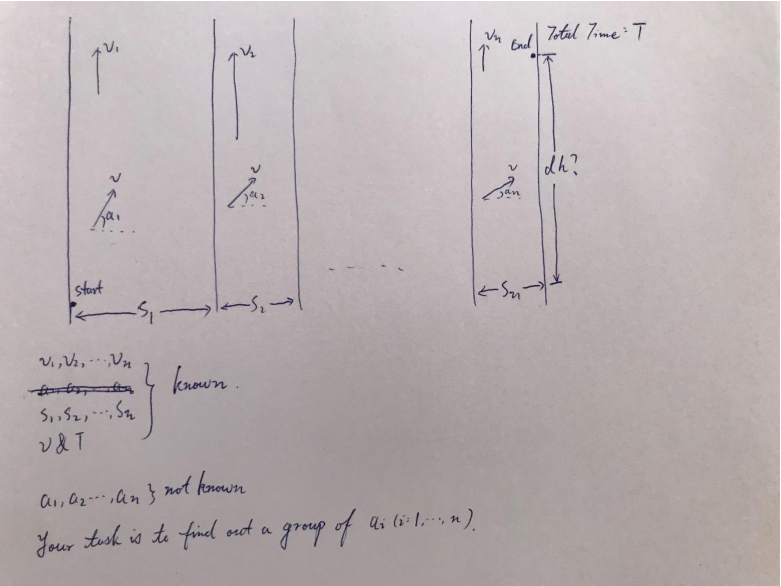
#> input picture assignment3/img/Mathematics.png, 781 x 586 px
$ python -i DataAugmentation.py   (imports and definitions only)
#> lines starting #> are read from the running program, lines starting #| are printed output that depends on the picture
#> further down, picture is the input picture: shape (586, 781, 3); mean B, G, R 177.4, 175.6, 184.9
# -*- coding:utf-8 -*-
"""
@function:
@author:HuiYi or 会意
@file:DataAugmentation.py
@time:2019/07/05 17:50
"""
import cv2 as cv
import numpy as np
import random


class DataAugmentation:
    # [70 lines left out: functions crop, color_shift, gamma_correction, not called in this run]

    @staticmethod
    def histogram_equalized(img, scale=1):
        """
        直方图均衡化
        Inputs
        ------
        - img: 读入的numpy图片
        - scale: 图像缩放比例 默认为 1
        Return
        ------
        - result 直方图均衡化后的图片
        """
#> called with scale = 1
        img_resize = cv.resize(img, dsize=(int(scale * img.shape[0]), int(scale * img.shape[1])))
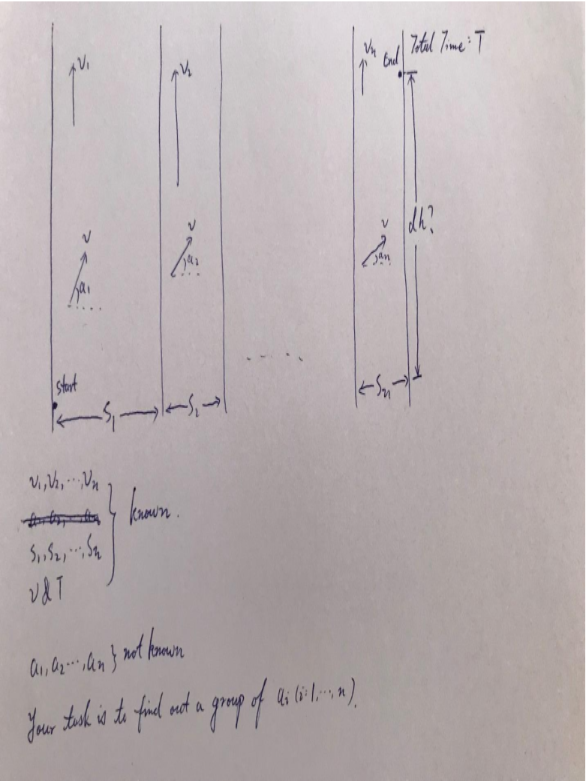
#> img_resize: shape (781, 586, 3); mean B, G, R 177.3, 175.5, 184.8
        img_yuv = cv.cvtColor(img_resize, cv.COLOR_BGR2YUV)
#> img_yuv: shape (781, 586, 3); mean of channels 0, 1, 2 178.5, 127.4, 133.5
        # equalize the histogram of the Y channel
        img_yuv[:, :, 0] = cv.equalizeHist(img_yuv[:, :, 0])  # only for 1 channel
#> img_yuv: shape (781, 586, 3); mean of channels 0, 1, 2 129.6, 127.4, 133.5
        # convert the YUV image back to RGB format
        result = cv.cvtColor(img_yuv, cv.COLOR_YUV2BGR)  # y: luminance(明亮度), u&v: 色度饱和度
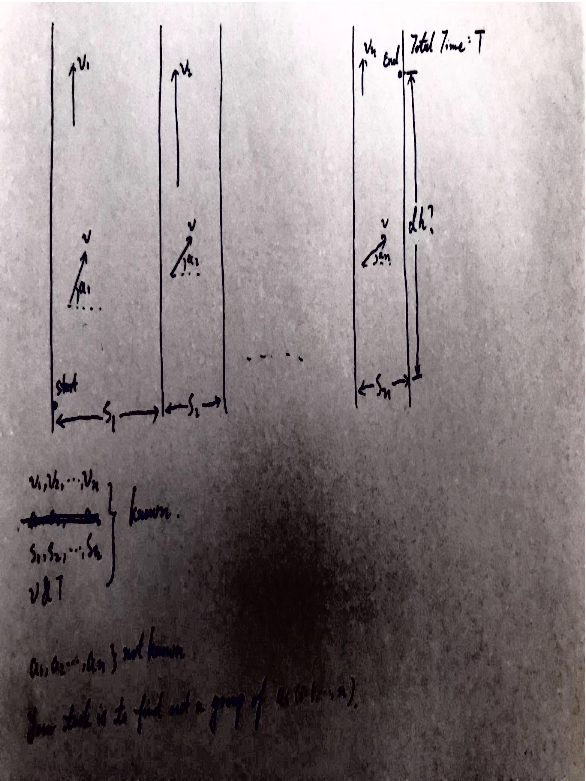
#> result: shape (781, 586, 3); mean B, G, R 128.4, 126.7, 136
        return result

    # [83 lines left out: functions rotation, affine_transform, perspective_transform, not called in this run]

>>> import cv2
>>> picture = cv2.imread('../assignment3/img/Mathematics.png')
>>> result = DataAugmentation().histogram_equalized(picture)
